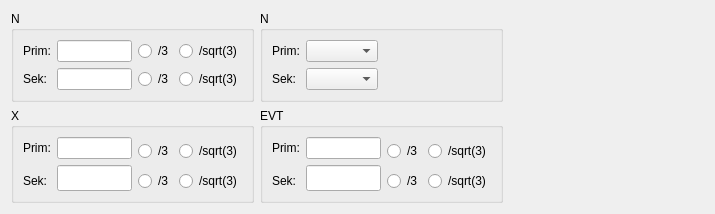
     <widget class="QWidget" name="RatioTabPage">
      <attribute name="title">
       <string>Teilerverhältnisse</string>
      </attribute>
      <layout class="QGridLayout">
       <item row="1" column="1">
        <widget class="Q3GroupBox" name="EVTratioGroupBox">
         <property name="enabled">
          <bool>true</bool>
         </property>
         <property name="sizePolicy">
          <sizepolicy hsizetype="Preferred" vsizetype="Minimum">
           <horstretch>0</horstretch>
           <verstretch>0</verstretch>
          </sizepolicy>
         </property>
         <property name="title">
          <string>EVT</string>
         </property>
         <layout class="QGridLayout">
          <item row="1" column="1" rowspan="2">
           <widget class="QLineEdit" name="RatioSekEVTLineEdit">
            <property name="sizePolicy">
             <sizepolicy hsizetype="MinimumExpanding" vsizetype="Fixed">
              <horstretch>0</horstretch>
              <verstretch>0</verstretch>
             </sizepolicy>
            </property>
            <property name="maximumSize">
             <size>
              <width>75</width>
              <height>32767</height>
             </size>
            </property>
            <property name="maxLength">
             <number>9</number>
            </property>
           </widget>
          </item>
          <item row="2" column="0">
           <widget class="QLabel" name="RatioSekXLabel_3">
            <property name="sizePolicy">
             <sizepolicy hsizetype="Preferred" vsizetype="Fixed">
              <horstretch>0</horstretch>
              <verstretch>0</verstretch>
             </sizepolicy>
            </property>
            <property name="text">
             <string>Sek:</string>
            </property>
            <property name="wordWrap">
             <bool>false</bool>
            </property>
           </widget>
          </item>
          <item row="0" column="1">
           <widget class="QLineEdit" name="RatioPrimEVTLineEdit">
            <property name="enabled">
             <bool>true</bool>
            </property>
            <property name="sizePolicy">
             <sizepolicy hsizetype="MinimumExpanding" vsizetype="Fixed">
              <horstretch>0</horstretch>
              <verstretch>0</verstretch>
             </sizepolicy>
            </property>
            <property name="maximumSize">
             <size>
              <width>75</width>
              <height>32767</height>
             </size>
            </property>
            <property name="maxLength">
             <number>9</number>
            </property>
           </widget>
          </item>
          <item row="0" column="0">
           <widget class="QLabel" name="RatioPrimXLabel_3">
            <property name="sizePolicy">
             <sizepolicy hsizetype="Preferred" vsizetype="Fixed">
              <horstretch>0</horstretch>
              <verstretch>0</verstretch>
             </sizepolicy>
            </property>
            <property name="text">
             <string>Prim:</string>
            </property>
            <property name="wordWrap">
             <bool>false</bool>
            </property>
           </widget>
          </item>
          <item row="0" column="2" rowspan="2">
           <widget class="QRadioButton" name="evtPrim_3radioButton">
            <property name="text">
             <string>/3</string>
            </property>
            <property name="autoExclusive">
             <bool>false</bool>
            </property>
           </widget>
          </item>
          <item row="2" column="2">
           <widget class="QRadioButton" name="evtSek_3radioButton">
            <property name="text">
             <string>/3</string>
            </property>
            <property name="autoExclusive">
             <bool>false</bool>
            </property>
           </widget>
          </item>
          <item row="0" column="3" rowspan="2">
           <widget class="QRadioButton" name="evtPrim_w3radioButton">
            <property name="text">
             <string>/sqrt(3)</string>
            </property>
            <property name="autoExclusive">
             <bool>false</bool>
            </property>
           </widget>
          </item>
          <item row="2" column="3">
           <widget class="QRadioButton" name="evtSek_w3radioButton">
            <property name="text">
             <string>/sqrt(3)</string>
            </property>
            <property name="autoExclusive">
             <bool>false</bool>
            </property>
           </widget>
          </item>
         </layout>
        </widget>
       </item>
       <item row="0" column="0">
        <widget class="Q3GroupBox" name="NTRatioGroupBox">
         <property name="sizePolicy">
          <sizepolicy hsizetype="Preferred" vsizetype="Minimum">
           <horstretch>0</horstretch>
           <verstretch>0</verstretch>
          </sizepolicy>
         </property>
         <property name="title">
          <string>N</string>
         </property>
         <layout class="QGridLayout">
          <item row="1" column="1">
           <widget class="QLineEdit" name="RatioSekNLineEdit">
            <property name="sizePolicy">
             <sizepolicy hsizetype="MinimumExpanding" vsizetype="Fixed">
              <horstretch>0</horstretch>
              <verstretch>0</verstretch>
             </sizepolicy>
            </property>
            <property name="maximumSize">
             <size>
              <width>75</width>
              <height>32767</height>
             </size>
            </property>
            <property name="maxLength">
             <number>9</number>
            </property>
           </widget>
          </item>
          <item row="0" column="1">
           <widget class="QLineEdit" name="RatioPrimNLineEdit">
            <property name="sizePolicy">
             <sizepolicy hsizetype="MinimumExpanding" vsizetype="Fixed">
              <horstretch>0</horstretch>
              <verstretch>0</verstretch>
             </sizepolicy>
            </property>
            <property name="maximumSize">
             <size>
              <width>75</width>
              <height>32767</height>
             </size>
            </property>
            <property name="maxLength">
             <number>9</number>
            </property>
           </widget>
          </item>
          <item row="0" column="0">
           <widget class="QLabel" name="RatioPrimXLabel_2">
            <property name="sizePolicy">
             <sizepolicy hsizetype="Preferred" vsizetype="Fixed">
              <horstretch>0</horstretch>
              <verstretch>0</verstretch>
             </sizepolicy>
            </property>
            <property name="text">
             <string>Prim:</string>
            </property>
            <property name="wordWrap">
             <bool>false</bool>
            </property>
           </widget>
          </item>
          <item row="1" column="0">
           <widget class="QLabel" name="RatioSekXLabel_2">
            <property name="sizePolicy">
             <sizepolicy hsizetype="Preferred" vsizetype="Fixed">
              <horstretch>0</horstretch>
              <verstretch>0</verstretch>
             </sizepolicy>
            </property>
            <property name="text">
             <string>Sek:</string>
            </property>
            <property name="wordWrap">
             <bool>false</bool>
            </property>
           </widget>
          </item>
          <item row="0" column="2">
           <widget class="QRadioButton" name="nPrim_3radioButton">
            <property name="text">
             <string>/3</string>
            </property>
            <property name="autoExclusive">
             <bool>false</bool>
            </property>
           </widget>
          </item>
          <item row="1" column="2">
           <widget class="QRadioButton" name="nSek_3radioButton">
            <property name="text">
             <string>/3</string>
            </property>
            <property name="autoExclusive">
             <bool>false</bool>
            </property>
           </widget>
          </item>
          <item row="0" column="3">
           <widget class="QRadioButton" name="nPrim_w3radioButton">
            <property name="text">
             <string>/sqrt(3)</string>
            </property>
            <property name="autoExclusive">
             <bool>false</bool>
            </property>
           </widget>
          </item>
          <item row="1" column="3">
           <widget class="QRadioButton" name="nSek_w3radioButton">
            <property name="text">
             <string>/sqrt(3)</string>
            </property>
            <property name="autoExclusive">
             <bool>false</bool>
            </property>
           </widget>
          </item>
         </layout>
        </widget>
       </item>
       <item row="1" column="2">
        <spacer name="spacer44">
         <property name="orientation">
          <enum>Qt::Horizontal</enum>
         </property>
         <property name="sizeType">
          <enum>QSizePolicy::Expanding</enum>
         </property>
         <property name="sizeHint" stdset="0">
          <size>
           <width>201</width>
           <height>20</height>
          </size>
         </property>
        </spacer>
       </item>
       <item row="0" column="2">
        <spacer name="spacer43">
         <property name="orientation">
          <enum>Qt::Horizontal</enum>
         </property>
         <property name="sizeType">
          <enum>QSizePolicy::Expanding</enum>
         </property>
         <property name="sizeHint" stdset="0">
          <size>
           <width>201</width>
           <height>20</height>
          </size>
         </property>
        </spacer>
       </item>
       <item row="0" column="1">
        <widget class="Q3GroupBox" name="NTRatioGroupBox2">
         <property name="sizePolicy">
          <sizepolicy hsizetype="Preferred" vsizetype="Minimum">
           <horstretch>0</horstretch>
           <verstretch>0</verstretch>
          </sizepolicy>
         </property>
         <property name="title">
          <string>N</string>
         </property>
         <layout class="QGridLayout">
          <item row="1" column="1">
           <widget class="QComboBox" name="RatioNSekComboBox">
            <property name="sizePolicy">
             <sizepolicy hsizetype="Preferred" vsizetype="Fixed">
              <horstretch>0</horstretch>
              <verstretch>0</verstretch>
             </sizepolicy>
            </property>
            <property name="currentIndex">
             <number>-1</number>
            </property>
           </widget>
          </item>
          <item row="1" column="0">
           <widget class="QLabel" name="RatioSekNLabel">
            <property name="sizePolicy">
             <sizepolicy hsizetype="Preferred" vsizetype="Fixed">
              <horstretch>0</horstretch>
              <verstretch>0</verstretch>
             </sizepolicy>
            </property>
            <property name="text">
             <string>Sek:</string>
            </property>
            <property name="wordWrap">
             <bool>false</bool>
            </property>
           </widget>
          </item>
          <item row="0" column="1">
           <widget class="QComboBox" name="RatioNPrimComboBox">
            <property name="sizePolicy">
             <sizepolicy hsizetype="Preferred" vsizetype="Fixed">
              <horstretch>0</horstretch>
              <verstretch>0</verstretch>
             </sizepolicy>
            </property>
           </widget>
          </item>
          <item row="1" column="2">
           <spacer name="spacer22">
            <property name="orientation">
             <enum>Qt::Horizontal</enum>
            </property>
            <property name="sizeType">
             <enum>QSizePolicy::Expanding</enum>
            </property>
            <property name="sizeHint" stdset="0">
             <size>
              <width>40</width>
              <height>20</height>
             </size>
            </property>
           </spacer>
          </item>
          <item row="0" column="2">
           <spacer name="spacer21">
            <property name="orientation">
             <enum>Qt::Horizontal</enum>
            </property>
            <property name="sizeType">
             <enum>QSizePolicy::Expanding</enum>
            </property>
            <property name="sizeHint" stdset="0">
             <size>
              <width>40</width>
              <height>20</height>
             </size>
            </property>
           </spacer>
          </item>
          <item row="0" column="0">
           <widget class="QLabel" name="RatioPrimNLabel">
            <property name="sizePolicy">
             <sizepolicy hsizetype="Preferred" vsizetype="Fixed">
              <horstretch>0</horstretch>
              <verstretch>0</verstretch>
             </sizepolicy>
            </property>
            <property name="text">
             <string>Prim:</string>
            </property>
            <property name="wordWrap">
             <bool>false</bool>
            </property>
           </widget>
          </item>
         </layout>
        </widget>
       </item>
       <item row="1" column="0">
        <widget class="Q3GroupBox" name="XTRatioGroupBox">
         <property name="enabled">
          <bool>true</bool>
         </property>
         <property name="sizePolicy">
          <sizepolicy hsizetype="Preferred" vsizetype="Minimum">
           <horstretch>0</horstretch>
           <verstretch>0</verstretch>
          </sizepolicy>
         </property>
         <property name="title">
          <string>X</string>
         </property>
         <layout class="QGridLayout">
          <item row="1" column="1" rowspan="2">
           <widget class="QLineEdit" name="RatioSekXLineEdit">
            <property name="sizePolicy">
             <sizepolicy hsizetype="MinimumExpanding" vsizetype="Fixed">
              <horstretch>0</horstretch>
              <verstretch>0</verstretch>
             </sizepolicy>
            </property>
            <property name="maximumSize">
             <size>
              <width>75</width>
              <height>32767</height>
             </size>
            </property>
            <property name="maxLength">
             <number>9</number>
            </property>
           </widget>
          </item>
          <item row="2" column="0">
           <widget class="QLabel" name="RatioSekXLabel">
            <property name="sizePolicy">
             <sizepolicy hsizetype="Preferred" vsizetype="Fixed">
              <horstretch>0</horstretch>
              <verstretch>0</verstretch>
             </sizepolicy>
            </property>
            <property name="text">
             <string>Sek:</string>
            </property>
            <property name="wordWrap">
             <bool>false</bool>
            </property>
           </widget>
          </item>
          <item row="0" column="1">
           <widget class="QLineEdit" name="RatioPrimXLineEdit">
            <property name="enabled">
             <bool>true</bool>
            </property>
            <property name="sizePolicy">
             <sizepolicy hsizetype="MinimumExpanding" vsizetype="Fixed">
              <horstretch>0</horstretch>
              <verstretch>0</verstretch>
             </sizepolicy>
            </property>
            <property name="maximumSize">
             <size>
              <width>75</width>
              <height>32767</height>
             </size>
            </property>
            <property name="maxLength">
             <number>9</number>
            </property>
           </widget>
          </item>
          <item row="0" column="0">
           <widget class="QLabel" name="RatioPrimXLabel">
            <property name="sizePolicy">
             <sizepolicy hsizetype="Preferred" vsizetype="Fixed">
              <horstretch>0</horstretch>
              <verstretch>0</verstretch>
             </sizepolicy>
            </property>
            <property name="text">
             <string>Prim:</string>
            </property>
            <property name="wordWrap">
             <bool>false</bool>
            </property>
           </widget>
          </item>
          <item row="0" column="2" rowspan="2">
           <widget class="QRadioButton" name="xPrim_3radioButton">
            <property name="text">
             <string>/3</string>
            </property>
            <property name="autoExclusive">
             <bool>false</bool>
            </property>
           </widget>
          </item>
          <item row="2" column="2">
           <widget class="QRadioButton" name="xSek_3radioButton">
            <property name="text">
             <string>/3</string>
            </property>
            <property name="autoExclusive">
             <bool>false</bool>
            </property>
           </widget>
          </item>
          <item row="0" column="3" rowspan="2">
           <widget class="QRadioButton" name="xPrim_w3radioButton">
            <property name="text">
             <string>/sqrt(3)</string>
            </property>
            <property name="autoExclusive">
             <bool>false</bool>
            </property>
           </widget>
          </item>
          <item row="2" column="3">
           <widget class="QRadioButton" name="xSek_w3radioButton">
            <property name="text">
             <string>/sqrt(3)</string>
            </property>
            <property name="autoExclusive">
             <bool>false</bool>
            </property>
           </widget>
          </item>
         </layout>
        </widget>
       </item>
      </layout>
     </widget>
